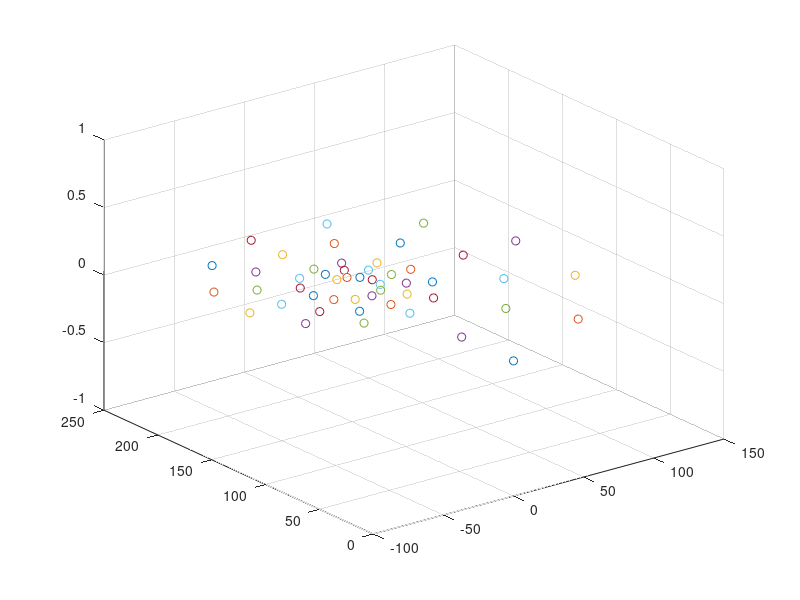

Source code (MATLAB): (Note: this script raises an error after producing the figure.)
%% logarithmic spiral parameters
b = 0.16; 
interval = pi/6;
kp = 1/exp(b*interval);
theta01 = 3.5 * pi;
theta02 = 0.5 * pi; 
theta1 = theta01 : -interval : theta02 - 2*pi;
theta2 = theta01 : -interval : theta02;
k = 0.5 + 0.5 * exp (-2 * b * pi);

%% fist section radius R
ya = exp(b * theta01) * sin(theta01);
yb = k * exp(b * theta01) * sin(theta01);
deltay = abs(ya - yb);
xn = -exp(b * (theta01 - interval)) * cos(theta01 - interval);
yn = exp(b * (theta01 - interval)) * sin(theta01 - interval);
degree = atan(xn / (yn - ya));
R = deltay * sin(degree);


%% define contour logarithmic spiral
a = 44 / R; 
x1 = - a * exp (b * theta1) .* cos(theta1);
y1 = a * exp (b * theta1) .* sin(theta1);
x2 = - k * a * exp (b * theta2) .* cos(theta2);
y2 = k * a * exp (b * theta2) .* sin(theta2);

%% move spirals to origin
y_shift = y1(1); 
y1 = y1 - y_shift;
y2 = y2 - y_shift;

z1 = zeros(length(theta1));
z2 = zeros(length(theta2));

figure();
for i = 1:length(theta1)
    scatter3(x1(i), y1(i), z1(i), "green");
    hold on;
end

for i = 1:length(theta2)
    scatter3(x2(i), y2(i), z2(i), "red");
    hold on;
end

gamma = atan( y1(2) / x1(2));

%% define first section
p1 = [ x2(1), y2(1) - y2(1), z2(1)];
p2 = [ x1(13), y1(13) - y2(1), z1(13)];
p3 = [ x1(14), y1(14) - y2(1), z1(14)];
p4 = [ x2(2), y2(2) - y2(1), z2(2)];

p1_ = p1;
p2_ = p2 * rotate_z(gamma);
p3_ = p3 * rotate_z(gamma);
p4_ = p4 * rotate_z(gamma);
plot3([p1_(1), p2_(1),p3_(1),p4_(1),p1_(1)], [p1_(2), p2_(2),p3_(2),p4_(2),p1_(2)], [0,0,0,0,0]);

hold on;
scatter3(p1_(1),p1_(2), 0, 'green');hold on;
scatter3(p2_(1),p2_(2), 0, 'yellow');hold on;
scatter3(p3_(1),p3_(2), 0, 'red');hold on;
scatter3(p4_(1),p4_(2), 0, 'blue');hold on;

% the position of the threading hole
site1 = site(p1_, p2_, 5);
scatter3(site1(1),site1(2), 0, 'red');hold on;
site2 = site(p4_, p3_, 5);
scatter3(site2(1),site2(2), 0, 'blue');hold on;

site3 = site1 * rotate_x(deg2rad(120));
scatter3(site3(1),site3(2), site3(3), 'green');hold on;
site4 =site2 * rotate_x(deg2rad(120));
scatter3(site4(1),site4(2), site4(3),'yellow');hold on;

site5 = site1 * rotate_x(deg2rad(240));
scatter3(site5(1),site5(2), site5(3), 'black');hold on;
site6 =site2 * rotate_x(deg2rad(240));
scatter3(site6(1),site6(2), site6(3),'cyan');hold on;

xlabel('x');
ylabel('y');
zlabel('z');
h = gca;
plot3(h.XLim, [0 0], [0 0], 'r')
plot3([0, 0], h.YLim, [0 0], 'r');
plot3([0, 0], [0 0], h.ZLim, 'r');

% contour
plot( x1, y1, Color= "blue");
hold on;
plot( x2, y2, Color="red");

axis equal;

%% the total length L of the backbone
f = @(theta) sqrt((k * a * b * exp (b * theta)) .^ 2 + (k * a * exp (b * theta)) .^2);
L = integral(f, theta02, theta01);

%% the width D for the trunk tip
xDa = - a * exp (b * theta02) * cos(theta02);
yDa = a * exp(b * theta02) * sin(theta02);
xDb = - k * a * exp (b * theta02) * cos(theta02);
yDb = a * k * exp(b * theta02) * sin(theta02);
D = 2 * sqrt((xDa - xDb)^2 + (yDa - yDb)^2);

%% the width d of the smallest graspable range of the trunk body
xup = - a * exp(b * (theta02 - 2 * pi)) * cos(theta02 - 2 * pi);
yup = a * exp(b * (theta02 - 2 * pi)) * sin(theta02 - 2 * pi);
xdown = - a * exp(b * (theta02 - pi)) * cos(theta02 - pi);
ydown = a * exp(b * (theta02 - pi)) * sin(theta02 - pi);
d = sqrt((xup - xdown)^2 + (yup - ydown)^2);

%% the relationship between d/D
dDb = 1 / (exp(pi * b) - 1);


% rotation around x axis
function T_x = rotate_x(angle)
    T_x = [
    [1,0 0]
    [0, cos(angle), -sin(angle)]
    [0, sin(angle), cos(angle)]
    ];
end

% rotation around z axis
function T_z = rotate_z(angle)
    T_z = [
    [cos(angle),  -sin(angle), 0]
    [sin(angle), cos(angle), 0]
    [0, 0, 1]
    ];
end

function site_point = site(p1, p2, scale)
    site_point = [0,0,0];
    site_point(1) = p1(1) + (scale - 2) * ((p2(1) - p1(1)) / scale);
    site_point(2) = p1(2) + (scale - 2) * ((p2(2) - p1(2)) / scale);
end
